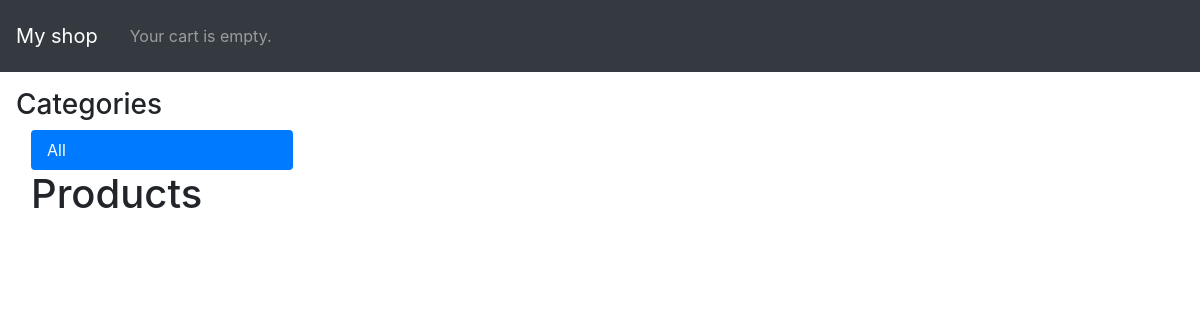
The page /ecart/ on the database as committed earlier.
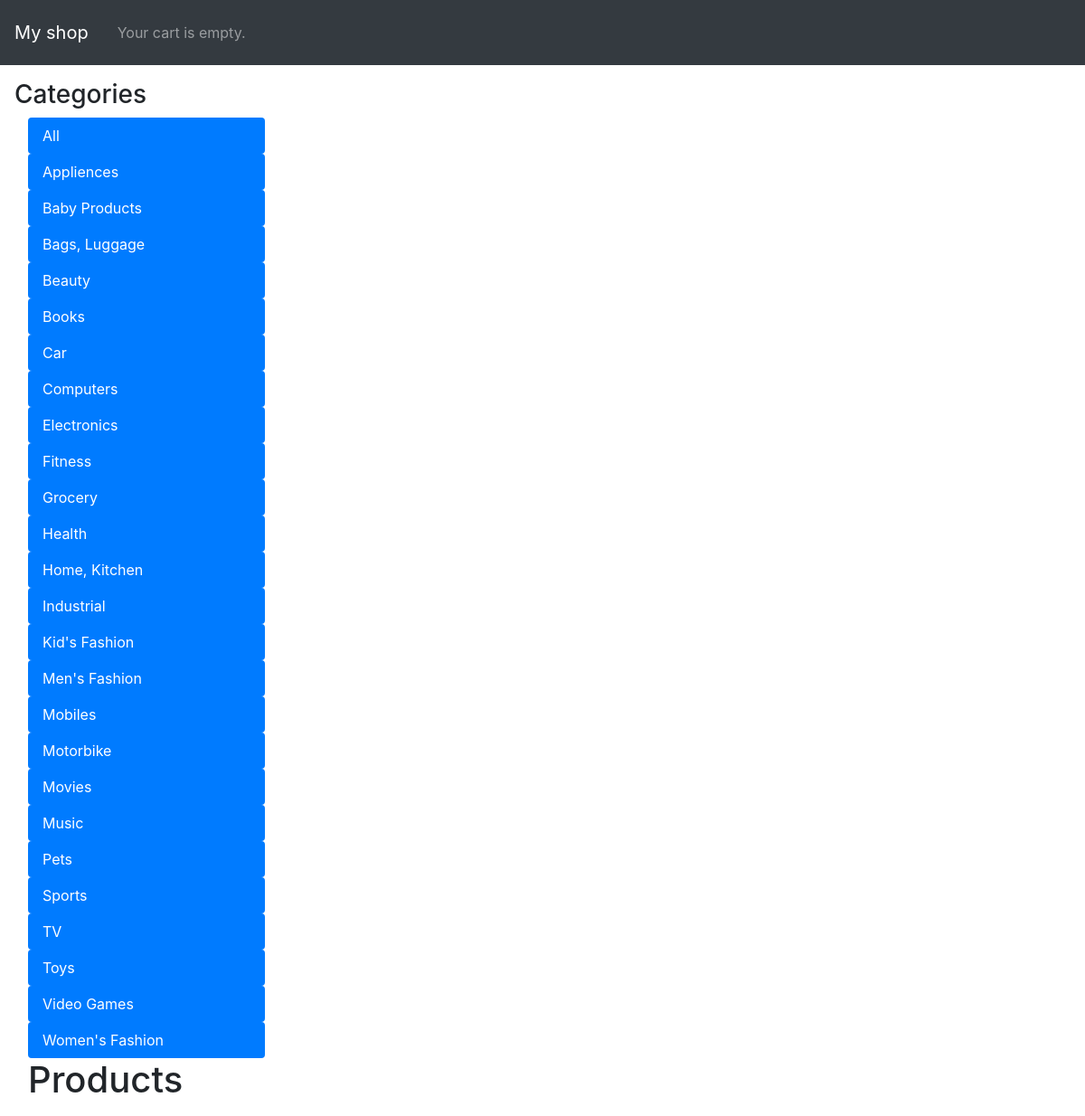
The same page on the database as committed later.
### ecart/models.py (models this page shows, shortened)
class Category(models.Model):
    name = models.CharField(max_length=200, db_index=True, )
    slug = models.SlugField(max_length=200, unique=True, )
    class Meta:
        ordering = ('name',)
        verbose_name = 'category'
        verbose_name_plural = 'categories'
    def get_absolute_url(self):
        return reverse('ecart:product_list_by_category', args=[self.slug])

### ecart/views.py (the view)
# urls.py: path('', views.product_list_main , name='product_list'),
def product_list_main(request):
    category = None
    categories = Category.objects.all()
    products = Product.objects.filter(available=True)
    return render(request, 'ecart/product/list.html',{
        'category': category,
        'categories': categories,
        'products': products,
    })

### cart/cart.py (called while the page is built)
    def __len__(self):
        return sum(item['quantity'] for item in self.cart.values())

### cart/context_processors.py (called while the page is built)
def cart(request):
    return {'cart': Cart(request)}

### ecart/templates/ecart/product/list.html (shortened to what this page needs)
{% extends "ecart/base.html" %}
{% load static %}
{% block content %}
  <div style="height:100%">
    <h3>Categories</h3>
    <div class="col-3">
      <div class="nav flex-column nav-pills fixed-left" aria-orientation="vertical">
        <a class="nav-link active" id="v-pills-home-tab" data-toggle="pill" href="{% url 'ecart:product_list' %}">All</a>
        {% for c in categories %}
          <a class="nav-link active" id="v-pills-home-tab" data-toggle="pill" href="{{ c.get_absolute_url }}">{{ c.name }}</a>
        {% endfor %}
      </div>
    </div>
    <div id="main" class="product-list col-9">
      <h1>{% if category %}{{ category.name }}{% else %}Products{% endif %}</h1>
    </div>
  </div>
{% endblock %}

### ecart/templates/ecart/base.html (shortened to what this page needs)
{% load static %}
<!DOCTYPE html>
<html lang="en" dir="ltr">
  <head>
    <link href="{% static 'ecart/css/base.css' %}" rel="stylesheet">
    <link rel="stylesheet" href="https://cdn.jsdelivr.net/npm/bootstrap@4.5.3/dist/css/bootstrap.min.css">
  </head>
  <body>
    <nav class="navbar navbar-expand-lg navbar-dark bg-dark sticky-top md-3 p-3">
      <a class="navbar-brand logo" href="/ecart/">My shop</a>
      <div class="collapse navbar-collapse" id="navbarSupportedContent">
        <div class="cart">
          {% with total_items=cart|length %}
            {% if cart|length > 0 %}
              Your cart:
              <a class="nav-link" href="{% url "cart:cart_detail" %}">
                {{ total_items }} item{{ total_items|pluralize }},
                ${{ cart.get_total_price }}
              </a>
            {% else %}
              <span class="nav-link navbar-text">
                Your cart is empty.
              </span>
            {% endif %}
          {% endwith %}
        </div>
      </div>
    </nav>
    <div class="m-3">
      {% block content %}
      {% endblock %}
    </div>
  </body>
</html>

### static/ecart/css/base.css (style rules this page uses)
html { min-height: 100%; }

Rows that differ between the two databases and show on the page:
added Category: name "Appliences"
added Category: name "Baby Products"
added Category: name "Bags, Luggage"
added Category: name "Beauty"
added Category: name "Books"
added Category: name "Car"
added Category: name "Computers"
added Category: name "Electronics"
added Category: name "Fitness"
added Category: name "Grocery"
added Category: name "Health"
added Category: name "Home, Kitchen"
added Category: name "Industrial"
added Category: name "Kid's Fashion"
added Category: name "Men's Fashion"
added Category: name "Mobiles"
added Category: name "Motorbike"
added Category: name "Movies"
added Category: name "Music"
added Category: name "Pets"
added Category: name "Sports"
added Category: name "TV"
added Category: name "Toys"
added Category: name "Video Games"
added Category: name "Women's Fashion"
